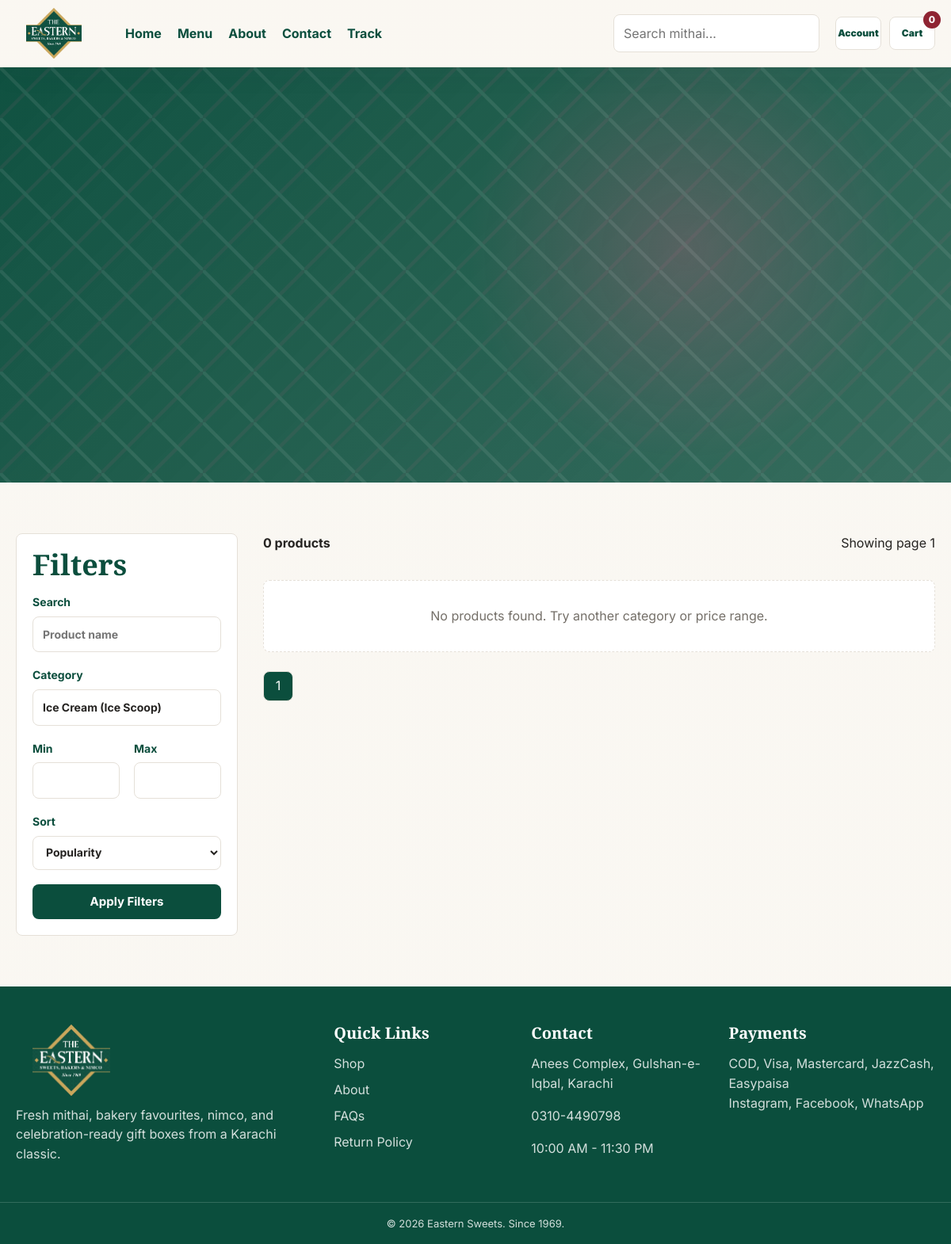
Page /category/ice-cream-scoops on the committed database.
### tables this page shows
CREATE TABLE settings (
  id INT UNSIGNED AUTO_INCREMENT PRIMARY KEY,
  setting_key VARCHAR(100) NOT NULL UNIQUE,
  setting_value TEXT NOT NULL,
  setting_group VARCHAR(60) NOT NULL DEFAULT 'general'
);

CREATE TABLE categories (
  id INT UNSIGNED AUTO_INCREMENT PRIMARY KEY,
  name VARCHAR(120) NOT NULL,
  slug VARCHAR(140) NOT NULL UNIQUE,
  image_path VARCHAR(255) NOT NULL,
  banner_image_path VARCHAR(255) NULL,
  banner_tagline VARCHAR(255) NULL,
  banner_cta_text VARCHAR(100) NULL,
  banner_cta_link VARCHAR(255) NULL,
  banner_accent VARCHAR(20) NULL,
  banner_animation VARCHAR(50) NOT NULL DEFAULT 'slide-3d',
  sort_order INT NOT NULL DEFAULT 0,
  is_active TINYINT(1) NOT NULL DEFAULT 1,
  created_at TIMESTAMP NOT NULL DEFAULT CURRENT_TIMESTAMP
);

### includes/helpers.php (called while the page is built, shortened)
<?php
function h($value): string
{
    return htmlspecialchars((string)$value, ENT_QUOTES, 'UTF-8');
}
function asset(string $path): string
{
    return base_url($path);
}
function url(string $route = '', array $params = []): string
{
    $route = trim($route, '/');
    $query = http_build_query($params);
    $path = $route === '' || $route === 'home' ? '' : $route;
    return base_url($path) . ($query ? '?' . $query : '');
}
function base_url(string $path = ''): string
{
    $dir = str_replace('\\', '/', dirname($_SERVER['SCRIPT_NAME'] ?? '/'));
    $dir = preg_replace('#/admin(?:/.*)?$#', '', $dir);
    $dir = $dir === '/' ? '' : rtrim($dir, '/');
    return $dir . '/' . ltrim($path, '/');
}
function cart_items(): array
{
    return $_SESSION['cart'] ?? [];
}
function cart_count(): int
{
    $count = 0;
    return $count;
}
function current_user(): ?array
{
    return $_SESSION['user'] ?? null;
}
function render(string $view, array $data = [], string $layout = 'main'): void
{
    extract($data, EXTR_SKIP);
    $viewFile = __DIR__ . '/../views/' . $view . '.php';
    require $viewFile;
    require __DIR__ . '/../views/layouts/' . $layout . '.php';
}
function active_route(string $route): string
{
    return trim($_GET['route'] ?? '', '/') === $route ? 'is-active' : '';
}
function app_setting(string $key, string $fallback = ''): string
{
    try {
        $stmt = Database::connection()->prepare('SELECT setting_value FROM settings WHERE setting_key = ? LIMIT 1');
        $stmt->execute([$key]);
        $value = $stmt->fetchColumn();
        return $value !== false ? (string)$value : $fallback;
    } catch (Throwable $e) {
        return $fallback;
    }
}

### controllers/StoreController.php (called while the page is built, shortened)
<?php
final class StoreController
{
    public function category(string $slug): void
    {
        $category = Category::findBySlug(trim($slug, '/'));
        $page = max(1, (int)($_GET['page'] ?? 1));
        $limit = 12;
        $filters = [
            'category_id' => (int)$category['id'],
            'q' => trim((string)($_GET['q'] ?? '')),
            'sort' => (string)($_GET['sort'] ?? 'popular'),
            'min_price' => $_GET['min_price'] ?? null,
            'max_price' => $_GET['max_price'] ?? null,
        ];
        render('shop', [
            'title' => $category['name'] . ' - Eastern Sweets',
            'categories' => Category::all(),
            'products' => Product::search($filters, $limit, ($page - 1) * $limit),
            'total' => Product::count($filters),
            'page' => $page,
            'limit' => $limit,
            'filters' => $filters,
            'category' => $category,
            'categoryBanner' => $this->categoryBanner((string)$category['slug'], $category),
        ]);
    }
    private function categoryBanner(string $slug, array $category): array
    {
        $cta = (string)($category['banner_cta_link'] ?: 'category/' . $slug);
        if (!preg_match('#^(https?://|/)#', $cta)) {
            $cta = url($cta);
        }
        return [
            'name' => (string)$category['name'],
            'tagline' => $category['banner_tagline'] ?: 'Freshly prepared Eastern Sweets favourites',
            'image' => $category['banner_image_path'] ?: ($category['image_path'] ?? 'public/assets/images/products/product-33.png'),
            'accent' => $category['banner_accent'] ?: '#d1ad57',
            'cta_text' => $category['banner_cta_text'] ?: 'Shop ' . $category['name'],
            'cta' => $cta,
            'animation' => $category['banner_animation'] ?: 'basic',
        ];
    }
}

### includes/db.php (called while the page is built, shortened)
<?php
final class Database
{
    private static ?PDO $pdo = null;
    public static function connection(): PDO
    {
        if (self::$pdo instanceof PDO) {
            return self::$pdo;
        }
        $dsn = 'mysql:host=' . DB_HOST . ';port=' . DB_PORT . ';dbname=' . DB_NAME . ';charset=' . DB_CHARSET;
        self::$pdo = new PDO($dsn, DB_USER, DB_PASS, [
            PDO::ATTR_ERRMODE => PDO::ERRMODE_EXCEPTION,
            PDO::ATTR_DEFAULT_FETCH_MODE => PDO::FETCH_ASSOC,
            PDO::ATTR_EMULATE_PREPARES => false,
        ]);
        return self::$pdo;
    }
}

### models/Category.php (called while the page is built, shortened)
<?php
final class Category
{
    public static function all(): array
    {
        $stmt = Database::connection()->query('SELECT * FROM categories WHERE is_active = 1 ORDER BY sort_order, name');
        return $stmt->fetchAll();
    }
    public static function findBySlug(string $slug): ?array
    {
        $stmt = Database::connection()->prepare('SELECT * FROM categories WHERE slug = ? AND is_active = 1 LIMIT 1');
        $stmt->execute([$slug]);
        $row = $stmt->fetch();
        return $row ?: null;
    }
}

### views/partials/category-banner.php (the view, shortened to what this page needs)
<?php
$banner = $categoryBanner ?? [
    'name' => 'Eastern Sweets',
    'tagline' => 'Freshly prepared favourites',
    'image' => 'public/assets/images/products/product-33.png',
    'accent' => '#d1ad57',
    'cta' => url('shop'),
    'cta_text' => 'Shop Menu',
    'animation' => 'basic',
];
$animation = $banner['animation'] ?? 'basic';
$animationClass = 'is-basic-banner';
if ($animation === 'mithai-spin') {
    $animationClass = 'is-mithai-spin';
} elseif ($animation === 'slide-3d') {
    $animationClass = 'is-slide-3d';
}
?>
<section class="category-hero-3d <?= $animationClass ?>" style="--category-accent: <?= h($banner['accent']) ?>" data-category-banner>
    <div class="container category-hero-inner">
        <div class="category-plate-stage">
        </div>
    </div>
</section>

### views/shop.php (shortened to what this page needs)
<?php if (!empty($categoryBanner)): ?>
    <?php require __DIR__ . '/partials/category-banner.php'; ?>
<?php else: ?>
    <section class="page-hero compact">
        <div class="container"><p class="eyebrow">Fresh menu</p><h1>Shop Mithai & Bakery</h1></div>
    </section>
<?php endif; ?>
<section class="section">
    <div class="container shop-layout">
        <aside class="filter-panel">
            <h2>Filters</h2>
            <form method="get" action="<?= !empty($category) ? url('category/' . $category['slug']) : url('shop') ?>">
                <label>Search<input name="q" value="<?= h($filters['q']) ?>" placeholder="Product name"></label>
                <?php if (empty($category)): ?>
                    <label>Category<select name="category_id"><option value="0">All categories</option><?php foreach ($categories as $cat): ?><option value="<?= $cat['id'] ?>" <?= (int)$filters['category_id'] === (int)$cat['id'] ? 'selected' : '' ?>><?= h($cat['name']) ?></option><?php endforeach; ?></select></label>
                <?php else: ?>
                    <label>Category<input value="<?= h($category['name']) ?>" readonly></label>
                <?php endif; ?>
                <div class="split-fields"><label>Min<input name="min_price" type="number" value="<?= h($filters['min_price']) ?>"></label><label>Max<input name="max_price" type="number" value="<?= h($filters['max_price']) ?>"></label></div>
                <label>Sort<select name="sort"><option value="popular">Popularity</option></select></label>
                <button class="btn btn-primary" type="submit">Apply Filters</button>
            </form>
        </aside>
        <div>
            <div class="results-head"><strong><?= h($total) ?> products</strong><span>Showing page <?= h($page) ?></span></div>
            <?php if (!$products): ?><div class="empty-state">No products found. Try another category or price range.</div><?php endif; ?>
            <div class="pagination">
                <?php for ($i = 1; $i <= max(1, (int)ceil($total / $limit)); $i++): ?>
                    <a class="<?= $i === $page ? 'is-active' : '' ?>" href="<?= !empty($category) ? url('category/' . $category['slug'], array_merge($_GET, ['page' => $i])) : url('shop', array_merge($_GET, ['page' => $i])) ?>"><?= $i ?></a>
                <?php endfor; ?>
            </div>
        </div>
    </div>
</section>

### views/partials/header.php (shortened to what this page needs)
<header class="site-header">
    <div class="container nav-wrap">
        <a class="brand" href="<?= url('home') ?>"><img src="<?= asset(app_setting('site_logo', 'public/assets/images/logo.png')) ?>" alt="Eastern Sweets"></a>
        <nav class="site-nav" data-nav>
            <a class="<?= active_route('home') ?>" href="<?= url('home') ?>">Home</a>
            <a class="<?= active_route('shop') ?>" href="<?= url('shop') ?>">Menu</a>
            <a class="<?= active_route('about') ?>" href="<?= url('about') ?>">About</a>
            <a class="<?= active_route('contact') ?>" href="<?= url('contact') ?>">Contact</a>
            <a class="<?= active_route('track') ?>" href="<?= url('track') ?>">Track</a>
        </nav>
        <form class="nav-search" action="<?= url('shop') ?>" method="get">
            <input name="q" type="search" placeholder="Search mithai..." value="<?= h($_GET['q'] ?? '') ?>">
        </form>
        <div class="nav-actions">
            <a class="icon-link" href="<?= current_user() ? url('account') : url('login') ?>" aria-label="Account">Account</a>
            <a class="cart-link" href="<?= url('cart') ?>" aria-label="Cart">Cart<span data-cart-count><?= cart_count() ?></span></a>
        </div>
    </div>
</header>

### views/partials/footer.php
<footer class="site-footer">
    <div class="container footer-grid">
        <div>
            <img class="footer-logo" src="<?= asset(app_setting('site_logo', 'public/assets/images/logo.png')) ?>" alt="Eastern Sweets">
            <p><?= h(app_setting('footer_about', 'Fresh mithai, bakery favourites, nimco, and celebration-ready gift boxes from a Karachi classic.')) ?></p>
        </div>
        <div>
            <h3>Quick Links</h3>
            <a href="<?= url('shop') ?>">Shop</a>
            <a href="<?= url('about') ?>">About</a>
            <a href="<?= url('faqs') ?>">FAQs</a>
            <a href="<?= url('refund') ?>">Return Policy</a>
        </div>
        <div>
            <h3>Contact</h3>
            <p><?= h(app_setting('footer_address', 'Anees Complex, Gulshan-e-Iqbal, Karachi')) ?></p>
            <p><?= h(app_setting('footer_phone', '0310-4490798')) ?></p>
            <p><?= h(app_setting('footer_hours', '10:00 AM - 11:30 PM')) ?></p>
        </div>
        <div>
            <h3>Payments</h3>
            <div class="payment-mini"><?= h(app_setting('footer_payments', 'COD, Visa, Mastercard, JazzCash, Easypaisa')) ?></div>
            <p class="socials"><?= h(app_setting('footer_socials', 'Instagram, Facebook, WhatsApp')) ?></p>
        </div>
    </div>
    <div class="footer-bottom">&copy; <?= date('Y') ?> Eastern Sweets. Since 1969.</div>
</footer>

### rows in the picture
settings: setting_value (picture)
categories: name "Ice Cream (Ice Scoop)"
settings: setting_value "Fresh mithai, bakery favourites, nimco, and celebration-ready gift boxes from a Karachi classic."
settings: setting_value "Anees Complex, Gulshan-e-Iqbal, Karachi"
settings: setting_value "0310-4490798"
settings: setting_value "10:00 AM - 11:30 PM"
settings: setting_value "COD, Visa, Mastercard, JazzCash, Easypaisa"
settings: setting_value "Instagram, Facebook, WhatsApp"

### other values in the picture
cart_count() "0"
$total "0"
$page "1"
